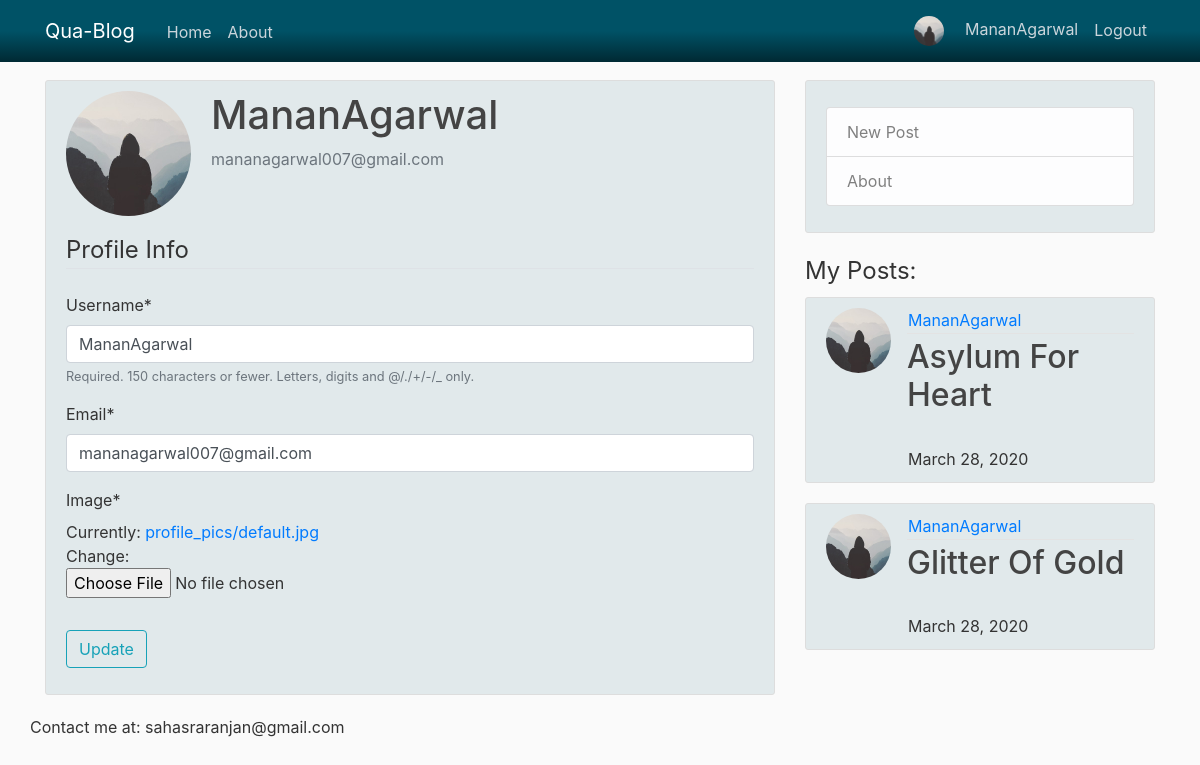
The app's page /profile/ (signed in) with its own data.
### users/models.py (models this page shows, shortened)
class Profile(models.Model):
    user = models.OneToOneField(User, on_delete=models.CASCADE)
    image = models.ImageField(default='default2.jpg', upload_to='profile_pics')

### blog/models.py (models this page shows, shortened)
class Post(models.Model):
    title = models.CharField(max_length=100)
    content = models.TextField()
    date_posted = models.DateTimeField(default=timezone.now)
    author = models.ForeignKey(User, on_delete=models.CASCADE)

### users/views.py (the view)
# urls.py: path('profile/', user_views.profile, name='profile'),
@login_required
def profile(request):
    if request.method == 'POST':
        u_form = UserUpdateForm(request.POST, instance=request.user)
        p_form = ProfileUpdateForm(request.POST,
                                   request.FILES,
                                   instance=request.user.profile)
        if u_form.is_valid() and p_form.is_valid():
            u_form.save()
            p_form.save()
            messages.success(request, f'Your account has been updated!')
            return redirect('profile')
    else:
        u_form = UserUpdateForm(instance=request.user)
        p_form = ProfileUpdateForm(instance=request.user.profile)
    context = {
        'u_form': u_form,
        'p_form': p_form,
        'posts' : Post.objects.all()
    }
    return render(request, 'users/profile.html', context)

### users/forms.py
class UserUpdateForm(forms.ModelForm):
    email = forms.EmailField()
    class Meta:
        model = User
        fields = ['username', 'email']

class ProfileUpdateForm(forms.ModelForm):
    class Meta:
        model = Profile
        fields = ['image']

### users/templates/users/profile.html (shortened to what this page needs)
{% extends "blog/base.html" %}
{% load crispy_forms_tags %}
{% block content %}
    <div class="content-section" style="background-color: rgba(0, 82, 102, 0.1)">
      <div class="media">
        <img class="rounded-circle account-img" src="{{ user.profile.image.url }}">
        <div class="media-body">
          <h2 class="account-heading">{{ user.username }}</h2>
          <p class="text-secondary">{{ user.email }}</p>
        </div>
      </div>
      <form method="POST" enctype="multipart/form-data">
          <fieldset class="form-group">
              <legend class="border-bottom mb-4">Profile Info</legend>
              {{ u_form|crispy }}
              {{ p_form|crispy }}
          </fieldset>
          <div class="form-group">
              <button class="btn btn-outline-info" type="submit">Update</button>
          </div>
      </form>
    </div>
{% endblock content %}
{% block side %}
<legend>My Posts:</legend>
    	{% for post in posts %}
    	{% if post.author == user %}
	        <article class="media content-section" style="background-color: rgba(0, 82, 102, 0.1)">
	          <img class="rounded-circle article-img" src="{{ post.author.profile.image.url }}">
	          <div class="media-body">
	            <div class="article-metadata">
	              <a style="margin: 1px" class="mr-2" href="#">{{ post.author }}</a>
	            </div>
	            <h2><a class="article-title" href="{% url 'post-detail' post.id %}">{{ post.title }}</a></h2>
	            <p style="margin: 1px" class="article-content">
	              {{ post.date_posted|date:"F d, Y" }}
	            </p>
	          </div>
	        </article>
	    {% endif %}
	    {% endfor %}
{% endblock side %}

### blog/templates/blog/base.html (shortened to what this page needs)
{% load static %}
<!DOCTYPE html>
<html>
<head>
    <link rel="stylesheet" href="https://maxcdn.bootstrapcdn.com/bootstrap/4.0.0/css/bootstrap.min.css">
    <link rel="stylesheet" type="text/css" href="{% static 'blog/main.css' %}">
</head>
<body>
    <header class="site-header">
      <nav class="navbar navbar-expand-md navbar-dark bg-steel fixed-top" style="background: linear-gradient(to bottom, #005266 50%, #002933 100%)">
        <div class="container" style="color: #005266">
          <a class="navbar-brand mr-4" href="{% url 'blog-home' %}">Qua-Blog</a>
          <div class="collapse navbar-collapse" id="navbarToggle">
            <div class="navbar-nav mr-auto">
              <a class="nav-item nav-link" href="{% url 'blog-home' %}" style="padding-top: 10px">Home</a>
              <a class="nav-item nav-link" href="{% url 'blog-about' %}" style="padding-top: 10px">About</a>
            </div>
            <div class="navbar-nav">
              {% if user.is_authenticated %}
                <a href="{% url 'profile' %}">
                  <a class="nav-item nav-link" href="{% url 'profile' %}">
                  	<img class="rounded-circle article-img" src="{{ user.profile.image.url }}" style="width: 30px; height: 30px">
                  	{{ user.username }}
                  </a>
                </a>
                <a class="nav-item nav-link" href="{% url 'logout' %}" style="padding-top: 10px">Logout</a>
              {% else %}
                <a class="nav-item nav-link" href="{% url 'login' %}">Login</a>
                <a class="nav-item nav-link" href="{% url 'register' %}">Register</a>
              {% endif %}
            </div>
          </div>
        </div>
      </nav>
    </header>
    <main role="main" class="container">
      <div class="row" >
        <div class="col-md-8">
          {% block content %}{% endblock content %}
        </div>
        <div class="col-md-4">
          <div class="content-section" style="background-color: rgba(0, 82, 102, 0.1)">
            <p class='text-muted'>
              <ul class="list-group" >
                <li class="list-group-item list-group-item-light"><a href="{% url 'post-create' %}" style="text-decoration: none; color: gray">New Post</a></li>
                <li class="list-group-item list-group-item-light"><a href="{% url 'blog-about' %}" style="text-decoration: none; color: gray">About</a></li>
              </ul>
            </p>
          </div>
          <div>
            {% block side %}{% endblock side %}
          </div>
        </div>
        <p>Contact me at: sahasraranjan@gmail.com</p>
      </div>
    </main>
</body>
</html>

### blog/static/blog/main.css (style rules this page uses)
body { background: #fafafa; color: #333333; margin-top: 5rem; }
h1, h2, h3, h4, h5, h6 { color: #444444; }
ul { margin: 0; }
.bg-steel { background-color: #5f788a; }
.site-header .navbar-nav .nav-link { color: #cbd5db; }
.content-section { background: #ffffff; padding: 10px 20px; border: 1px solid #dddddd; border-radius: 3px; margin-bottom: 20px; }
.article-title { color: #444444; }
.article-content { white-space: pre-line; }
.article-img { height: 65px; width: 65px; margin-right: 16px; }
.article-metadata { padding-bottom: 1px; margin-bottom: 4px; border-bottom: 1px solid #e3e3e3 }
.account-img { height: 125px; width: 125px; margin-right: 20px; margin-bottom: 16px; }
.account-heading { font-size: 2.5rem; }

### records on screen
Post: author.profile.image (placeholder picture), author "MananAgarwal", title "Asylum For Heart", date_posted "March 28, 2020"
Post: author.profile.image (placeholder picture), author "MananAgarwal", title "Glitter Of Gold", date_posted "March 28, 2020"

### other values on screen
{{ user.username }} "MananAgarwal"
{{ user.email }} "mananagarwal007@gmail.com"
